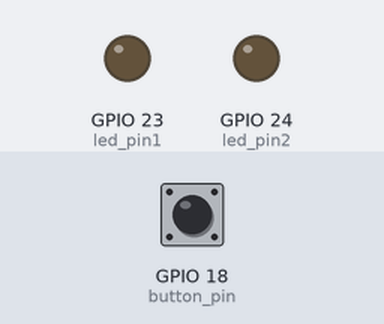
Bench run of a program on a simulated Raspberry Pi (BCM pin numbers). On the bench: output pins drawn as LEDs (lit = HIGH). Inputs (shaded band) come from the test bench; at power-on: GPIO 18 (button_pin) LOW.

Above: at 1.2 s.
1.3 s: GPIO 18 (button_pin) pulled HIGH for 0.15 s
At 1.39 s:
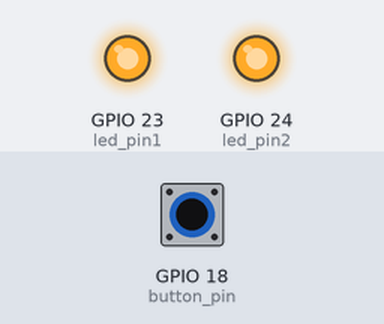
2.9 s: GPIO 18 (button_pin) pulled HIGH for 3.2 s
At 6.8 s:
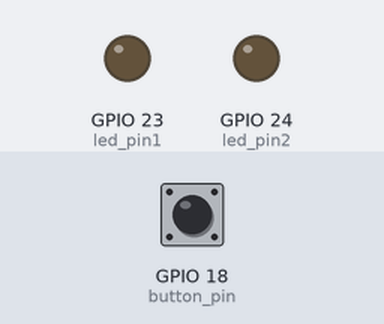
Timing chart, 0 to 8.3 s (numbered marks = the images above; inputs shaded):
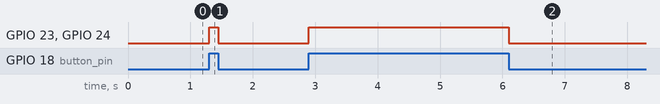

Measured:
- after the input at 1.3 s, GPIO 23 (led_pin1), GPIO 24 (led_pin2): LOW → HIGH at once, → LOW 0.15 s later
- after the input at 2.9 s, GPIO 23 (led_pin1), GPIO 24 (led_pin2): LOW → HIGH at once, → LOW 3.2 s later

The program:

switch_exam_02.py
```python
import RPi.GPIO as GPIO

GPIO.setmode(GPIO.BCM)

# 불필요한 warning 제거
GPIO.setwarnings(False)

button_pin = 18
led_pin1 = 23
led_pin2 = 24

GPIO.setup(button_pin, GPIO.IN)
GPIO.setup(led_pin1, GPIO.OUT)
GPIO.setup(led_pin2, GPIO.OUT)

try:
    while True:
        buttonInput = GPIO.input(button_pin)
        GPIO.output(led_pin1, buttonInput)
        GPIO.output(led_pin2, buttonInput)
except KeyboardInterrupt:
    pass

GPIO.cleanup()
```
